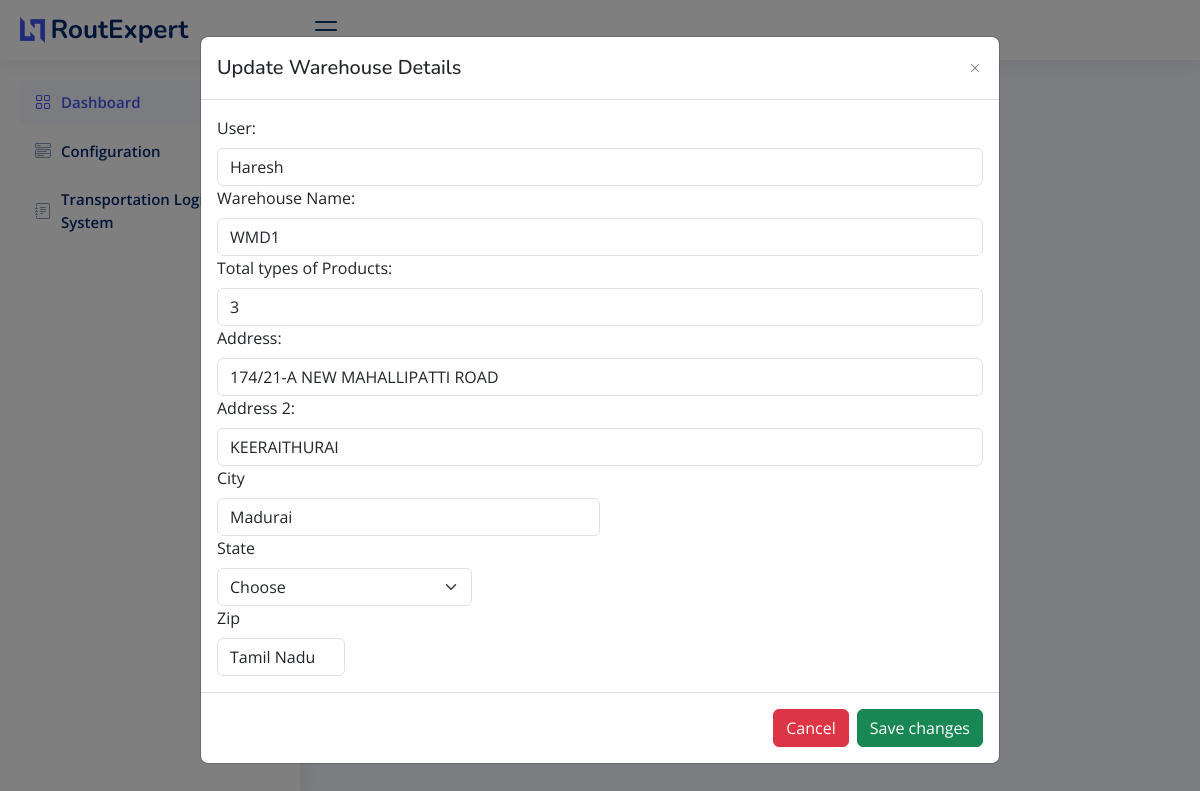
The app's page /update_warehouse/1 with its own data.
### sql_app/model.py (models this page shows)
class Warehouse(Base):
    __tablename__ = "Warehouse"
    id = Column(Integer, primary_key=True, index=True)
    warehouse_user_name = Column(String)
    warehouse_name = Column(String)
    warehouse_prod_types = Column(String)
    address_lane_1 = Column(String)
    address_lane_2 = Column(String)
    city = Column(String)
    state = Column(String)
    zip = Column(String)

### main.py (the view)
@app.get("/update_warehouse/{id}", response_class=HTMLResponse)
async def update_warehouse(request: Request, id: str):
    global id_global
    print(id)
    id_global = id
    all = db.query(Warehouse).all()
    warehouse_list = []
    for warehouse in all:
        warehouse_data = {
            "id": warehouse.id,
            "warehouse_user_name": warehouse.warehouse_user_name,
            "warehouse_name": warehouse.warehouse_name,
            "warehouse_prod_types": warehouse.warehouse_prod_types,
            "address_lane_1": warehouse.address_lane_1,
            "address_lane_2": warehouse.address_lane_2,
            "state": warehouse.state,
            "city": warehouse.city,
            "zip": warehouse.zip,
        }
        warehouse_list.append(warehouse_data)
    print(warehouse_list)
    warehouse = db.query(Warehouse).filter(Warehouse.id == id_global).first()
    print("Warehouse",warehouse)
    warehouse_list = []
    warehouse_data = {
        "id": warehouse.id,
        "warehouse_user_name": warehouse.warehouse_user_name,
        "warehouse_name": warehouse.warehouse_name,
        "warehouse_prod_types": warehouse.warehouse_prod_types,
        "address_lane_1": warehouse.address_lane_1,
        "address_lane_2": warehouse.address_lane_2,
        "state": warehouse.state,
        "city": warehouse.city,
        "zip": warehouse.zip,
    }
    warehouse_list.append(warehouse_data)
    return templates.TemplateResponse("update_warehouse.html", {"request": request, "warehouse": warehouse_list})

### templates/update_warehouse.html (shortened to what this page needs)
<!DOCTYPE html>
<html lang="en">
  <head>
    <link
      href="../static/assets/vendor/bootstrap/css/bootstrap.min.css"
      rel="stylesheet"
    />
    <link
      href="../static/assets/vendor/bootstrap-icons/bootstrap-icons.css"
      rel="stylesheet"
    />
    <link
      href="../static/assets/vendor/boxicons/css/boxicons.min.css"
      rel="stylesheet"
    />
    <link
      href="../static/assets/vendor/quill/quill.snow.css"
      rel="stylesheet"
    />
    <link
      href="../static/assets/vendor/quill/quill.bubble.css"
      rel="stylesheet"
    />
    <link
      href="../static/assets/vendor/remixicon/remixicon.css"
      rel="stylesheet"
    />
    <link
      href="../static/assets/vendor/simple-datatables/style.css"
      rel="stylesheet"
    />
    <link href="../static/assets/css/style.css" rel="stylesheet" />
  </head>
  <body>
    <header id="header" class="header fixed-top d-flex align-items-center">
      <div class="d-flex align-items-center justify-content-between">
        <a href="/" class="logo d-flex align-items-center">
          <img src="../static/assets/img/logo.png" alt="" />
          <span class="d-none d-lg-block">RoutExpert</span>
        </a>
        <i class="bi bi-list toggle-sidebar-btn"></i>
      </div>
    </header>
    <aside id="sidebar" class="sidebar">
      <ul class="sidebar-nav" id="sidebar-nav">
        <li class="nav-item">
          <a class="nav-link" href="/">
            <i class="bi bi-grid"></i>
            <span>Dashboard</span>
          </a>
        </li>
        <li class="nav-item">
          <a
            class="nav-link collapsed"
            data-bs-target="#components-nav"
            data-bs-toggle="collapse"
            href="#"
          >
            <i class="bi bi-menu-button-wide"></i><span>Configuration</span
            >
          </a>
        </li>
        <li class="nav-item">
          <a
            class="nav-link collapsed"
            data-bs-target="#forms-nav"
            data-bs-toggle="collapse"
            href="#"
          >
            <i class="bi bi-journal-text"></i
            ><span>Transportation Logistics System</span
            >
          </a>
        </li>
      </ul>
    </aside>
    <main id="main" class="main">
        <div class="pagetitle">
          <h1>Warehouse</h1>
          <nav>
            <ol class="breadcrumb">
              <li class="breadcrumb-item"><a href="/">Home</a></li>
              <li class="breadcrumb-item active">Update Warehouse Config</li>
            </ol>
          </nav>
        </div>
        <section class="section dashboard">
              <div class="row">
                <div class="col-lg-12">
                    <div class="card">
                        <div class="modal" id="verticalycentered" tabindex="-1">
                            <div class="modal-dialog modal-dialog-centered modal-lg">
                              <div class="modal-content">
                                <div class="modal-header">
                                  <h5 class="modal-title">Update Warehouse Details</h5>
                                  <button type="button" class="btn-close" data-bs-dismiss="modal" aria-label="Close"></button>
                                </div>
                                <div class="modal-body">
                                    {% for warehouse in warehouse %}
                                  <form id="addWarehouseForm">
                                    <label for="warehouseUserName" class="form-label">User:</label>
                                    <input type="text" class="form-control" id="warehouseUserName" name="warehouse_user_name" value="{{ warehouse.warehouse_user_name }}" required>
                                    <label for="warehouseName" class="form-label">Warehouse Name:</label>
                                    <input type="text" class="form-control" id="warehouseName" name="warehouse_name" value= "{{ warehouse.warehouse_name }}"required>
                                    <label for="warehouseProdTypes" class="form-label">Total types of Products:</label>
                                    <input type="text" class="form-control" id="warehouse_prod_types" name="warehouse_prod_types" value= "{{ warehouse.warehouse_prod_types }}"required>
                                    <label for="addressLane1" class="form-label">Address:</label>
                                    <input type="text" class="form-control" id="addressLane1" name="address_lane_1" value="{{ warehouse.address_lane_1 }}" required>
                                    <label for="addressLane2" class="form-label">Address 2:</label>
                                    <input type="text" class="form-control" id="addressLane2" name="address_lane_2" value="{{ warehouse.address_lane_2 }}">
                                    <div class="col-md-6">
                                      <label for="inputCity" class="form-label">City</label>
                                      <input type="text" class="form-control" id="inputCity" name="city" value="{{ warehouse.city }}" required>
                                      </div>
                                      <div class="col-md-4">
                                      <label for="state" class="form-label">State</label>
                                      <select id="state" class="form-select" name="state" value="{{ warehouse.state }}" required>
                                          <option selected>Choose</option>
                                      </select>
                                      </div>
                                      <div class="col-md-2">
                                      <label for="inputZip" class="form-label">Zip</label>
                                      <input type="text" class="form-control" id="inputZip" name="zip" value="{{ warehouse.state }}" >
                                      </div>
                                    </form>
                                    {% endfor %}
                                </div>
                                <div class="modal-footer">
                                  <button type="button" class="btn btn-danger" id="closeBtnn">Cancel</button>
                                  <button type="button" class="btn btn-success" id="saveBtn">Save changes</button>
                                </div>
                              </div>
                            </div>
                          </div>
                    </div>
                  </div>
              </div>
          </section>
        </main>
  </body>
</html>

### static/assets/css/style.css (style rules this page uses)
:root { scroll-behavior: smooth; }
body { font-family: "Open Sans", sans-serif; background: #f6f9ff; color: #444444; }
a { color: #4154f1; text-decoration: none; }
h1, h2, h3, h4, h5, h6 { font-family: "Nunito", sans-serif; }
#main { margin-top: 60px; padding: 10px 20px; font-size: 16px; transition: all 0.3s; }
.pagetitle { margin-bottom: 10px; }
.pagetitle h1 { font-size: 24px; margin-bottom: 0; font-weight: 600; color: #012970; }
.card { margin-bottom: 30px; border: none; border-radius: 5px; box-shadow: 0px 0 30px rgba(1, 41, 112, 0.1); }
.btn-close { background-size: 25%; }
.breadcrumb { font-size: 10px; font-family: "Nunito", sans-serif; color: #899bbd; font-weight: 600; }
.breadcrumb a { color: #899bbd; transition: 0.3s; }
.breadcrumb .breadcrumb-item::before { color: #899bbd; }
.breadcrumb .active { color: #51678f; font-weight: 600; }
.logo { line-height: 1; }
@media (min-width: 1200px) { .logo { width: 280px; } }
.logo img { max-height: 26px; margin-right: 6px; }
.logo span { font-size: 26px; font-weight: 700; color: #012970; font-family: "Nunito", sans-serif; }
.header { transition: all 0.5s; z-index: 997; height: 60px; box-shadow: 0px 2px 20px rgba(1, 41, 112, 0.1); background-color: #fff; padding-left: 20px; }
.header .toggle-sidebar-btn { font-size: 32px; padding-left: 10px; cursor: pointer; color: #012970; }
.sidebar { position: fixed; top: 60px; left: 0; bottom: 0; width: 300px; z-index: 996; transition: all 0.3s; padding: 20px; overflow-y: auto; scrollbar-width: thin; scrollbar-color: #aab7cf transparent; box-shadow: 0px 0px 20px rgba(1, 41, 112, 0.1); background-color: #fff; }
@media (min-width: 1200px) { #main, #footer { margin-left: 300px; } }
.sidebar-nav { padding: 0; margin: 0; list-style: none; }
.sidebar-nav li { padding: 0; margin: 0; list-style: none; }
.sidebar-nav .nav-item { margin-bottom: 5px; }
.sidebar-nav .nav-link { display: flex; align-items: center; font-size: 15px; font-weight: 600; color: #4154f1; transition: 0.3; background: #f6f9ff; padding: 10px 15px; border-radius: 4px; }
.sidebar-nav .nav-link i { font-size: 16px; margin-right: 10px; color: #4154f1; }
.sidebar-nav .nav-link.collapsed { color: #012970; background: #fff; }
.sidebar-nav .nav-link.collapsed i { color: #899bbd; }

### records on screen
Warehouse: warehouse_user_name "Haresh", warehouse_name "WMD1", warehouse_prod_types "3", address_lane_1 "174/21-A NEW MAHALLIPATTI ROAD", address_lane_2 "KEERAITHURAI", city "Madurai", state "Choose", zip "Tamil Nadu"
